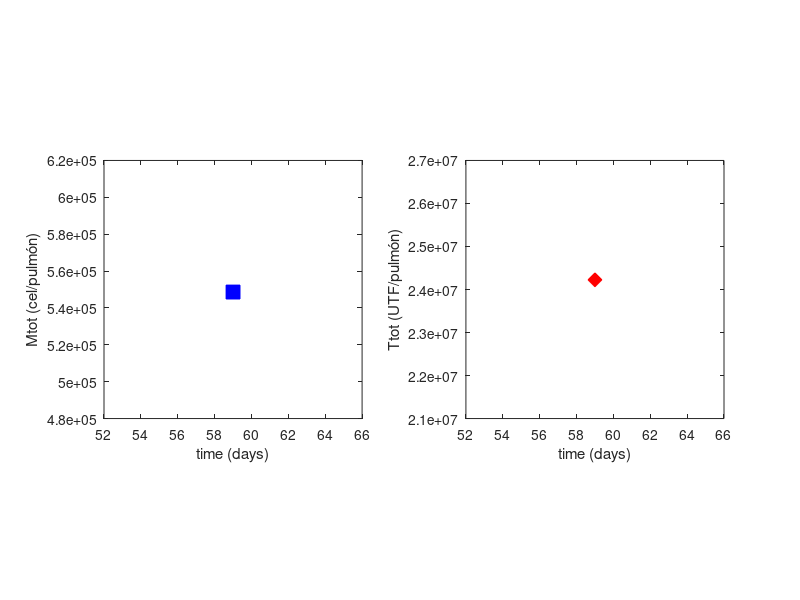

The MATLAB source for this figure: (Note: this script raises an error after producing the figure.)
close all
clear all
clc

%% Parameter values
% To be optimized:
k2=3.8176e-11; % fagocitosis
k4=4; %muerte de Tf por Mf
k5=0.014857; % apoptosis
k6=1000; % reclutamiento de M por Mf
k9=7.1981e-15; % muerte de M por T
k10=4.113e-05; % muerte de Mf por T
k13=0.4; % necrosis
k14=0.0013457; % muerte de Mf por Tf

% Fixed
k1=0.0019; % muerte natural de M
k3=0.0019; % muerte natural de Mf
k8=0.3423; % tasa de crecimiento de T
k12=0.3423; % tasa de crecimiento de Tf
k15=2.4e+07; % capacidad de carga de T y de Tf
k16=7; %numero promedio de Tf fagocitada por Mf
k17=5.6957 %capacidad de interior de Mf vertido en la MEC de inducir fagocitosis

%% Experimental data
time_E=[60]-1; % in days
Mtot_exp=[548620]; % cel/pulmón
Ttot_exp=[24224598.93]; % UFC/pulmón
%% Plot the data
figure
subplot(1,2,1)
plot(time_E, Mtot_exp,'s','MarkerSize', 10, 'MarkerFaceColor', 'b', 'MarkerEdgeColor', 'b')
ylabel('Mtot (cel/pulmón)')
xlabel('time (days)')
axis square

subplot(1,2,2)
plot(time_E, Ttot_exp,'d', 'MarkerSize',10, 'MarkerFaceColor','r','MarkerEdgeColor', 'r')
hold on 
%plot(-2,31914.89, 'dr', 'MarkerSize',10)
ylabel('Ttot (UTF/pulmón)')
xlabel('time (days)')
axis square


%% Run the local optimization
% Initial guess for the parameters
xinit=[k2,k4, k5, k6, k9, k10, k13, k14];

% Set optimization problem
%[x,J,flag]=fminsearch(@(x)CostFunction_Tb(x,time_E, Ttot_exp, Mtot_exp),xinit);

%% Run the global optimization

tic
gs=GlobalSearch('StartPointsToRun','bounds-ineqs','Display','iter');
min=@(x)CostFunction_Tb(x,time_E, Ttot_exp, Mtot_exp);
problem=createOptimProblem('fmincon','x0',xinit,'objective',min,...
    'lb',[0,10,0,1000,0,0,0,0],'ub',[100,1000000,1000000,1000000000,100,100,100,100]); % around the initial guesses
x=run(gs,problem);
toc


%%
% parameters optimized
k2=x(1); %fagocitosis
k4=x(2) %muerte de Tf por Mf
k5=x(3);  % apoptosis
k6=x(4); % reclutamiento de M por Mf
k9=x(5); % muerte de M por T
k10=x(6); % muerte de Mf por T
k13=x(7); % necrosis
k14=x(8); % muerte de Mf por Tf

%integration interval
tspan = [0 time_E(end)]; %integration interval

%% initial conditions: from F2 simulations
y01=6.214306110931514e+05;%Macrofago
y02=0.015192679761074;%Macrofago que fagocito
y03=2.356166368745422e+07;%Tuberculosis libre
y04=3.111199870797154e+02;%Tuberculosis fagocitada

y0=[y01 y02 y03 y04];

%%
% Call the ODE solver

[t,y] = ode15s(@(t,y)Tuberculosis_ODEs(t,y, k1, k2, k3, k4, k5, k6, k8, k9, k10, k12, k13, k14, k15, k16, k17),tspan,y0);

M_tot=y(:,1)+y(:,2);
T_tot=y(:,3)+y(:,4);

%%
subplot(1,2,1)
hold on
plot(t, M_tot,  'b', 'LineWidth',2);
title(['Globally optimized parameters:' 'k_2=' num2str(x(1)) ', k_4=' num2str(x(2)) ', k_5=' num2str(x(3))]);
%plot(tback, M_totback,  '--b', 'LineWidth',2);

subplot(1,2,2)
hold on
plot(t, T_tot,  'r', 'LineWidth',2);
%plot(tback, T_totback,  '--r', 'LineWidth',2);
title([  ', k_6=' num2str(x(4)) ', k_9=' num2str(x(5)) ', k_10=' num2str(x(6)) ', k_13=' num2str(x(7)) ', k_14=' num2str(x(8))]);

%%
CostFunction_Tb(x,time_E, Ttot_exp, Mtot_exp)
